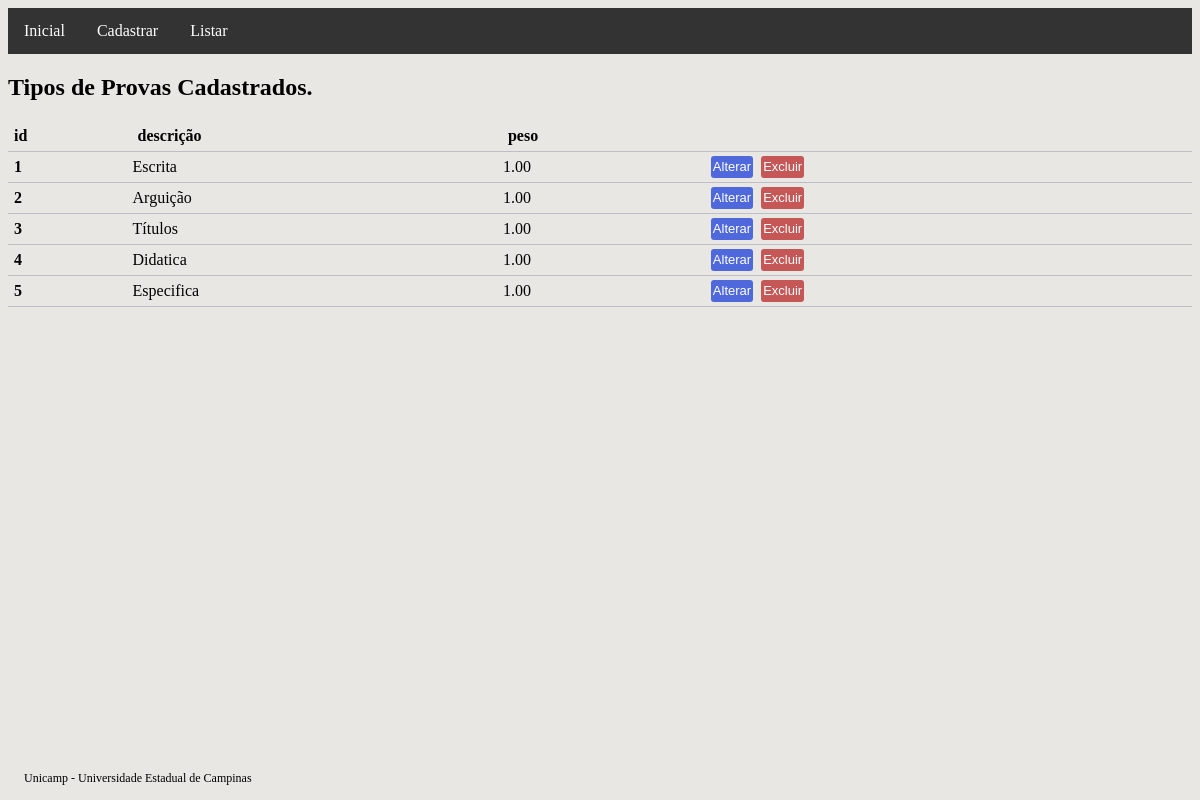
Page /tipo-list on the committed database.
### main/models.py (models this page shows, shortened)
class Tipo(models.Model):
    peso = models.DecimalField(max_digits=5, decimal_places=2)
    descricao = models.CharField(max_length=100, db_index=True)

### main/views.py (the view)
# urls.py: path('tipo-list', CadastroTipoList.as_view(template_name='tipo_list.html'), name='tipo_list'),
class CadastroTipoList(ListView):
    model = Tipo

### main/templates/tipo_list.html (shortened to what this page needs)
{% extends "base.html" %}
{% block conteudo %}
{% if tipo_list %}
<h2>Tipos de Provas Cadastrados.</h2>
<table class="tabela">
    <thead>
        <tr>
            <th>id</th>
            <th>descrição</th>
            <th>peso</th>
        </tr>
    </thead>
    <tbody>
        {% for n in tipo_list %}
        <tr>
            <th scope="row">{{ n.pk }}</th>
            <td>{{ n.descricao }}</td>
            <td>{{ n.peso }}</td>
            <td>
                <a href="{% url 'tipo_update' pk=n.pk %}"><button class="botao_confirmar">Alterar</button></a>
                <a href="{% url 'tipo_delete' pk=n.pk %}"><button class="botao_aviso">Excluir</button></a>
            </td>
        </tr>
        {% endfor %}
    </tbody>
</table>
{% else %}
<h2>Não há tipos de provas cadastrados.</h2>
{% endif %}
{% endblock conteudo %}

### static/css/main.css (style rules this page uses)
body { background-color: rgb(233, 231, 228); }
.botao_confirmar { border-style: none; border-radius: 3px; color: #ffffff; background-color: #4f69dd; text-align: center; text-decoration: none; font-family: sans-serif; font-size: 13px; margin: 2px 2px; padding: 2px; height: 22px; width: auto; }
.botao_aviso { border: none; border-radius: 3px; color: #ffffff; background-color: #c55757; text-align: center; text-decoration: none; font-family: sans-serif; font-size: 13px; margin: 2px 2px; padding: 2px; height: 22px; width: auto; }
.tabela { border-collapse: collapse; width: 100%; }
.tabela th, tr { padding: 6px; text-align: left; border-bottom: 1px solid #bebec9; }

### rows in the picture
Tipo: pk "1", descricao "Escrita", peso "1.00"
Tipo: pk "2", descricao "Arguição", peso "1.00"
Tipo: pk "3", descricao "Títulos", peso "1.00"
Tipo: pk "4", descricao "Didatica", peso "1.00"
Tipo: pk "5", descricao "Especifica", peso "1.00"
